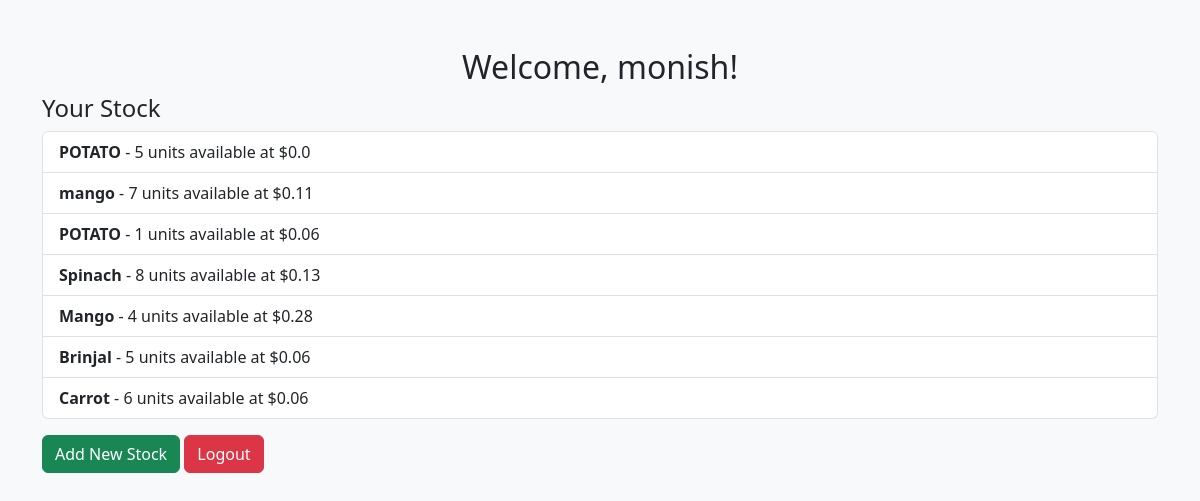
The page /dashboard (signed in) on the database its author committed.
### app.py (models this page shows)
class User(UserMixin, db.Model):
    id = db.Column(db.Integer, primary_key=True)
    username = db.Column(db.String(150), nullable=False, unique=True)
    email = db.Column(db.String(150), nullable=False, unique=True)
    password = db.Column(db.String(256), nullable=False)
    is_farmer = db.Column(db.Boolean, default=False)  # Identifies farmers vs. consumers

class Stock(db.Model):
    id = db.Column(db.Integer, primary_key=True)
    product_name = db.Column(db.String(100), nullable=False)
    quantity = db.Column(db.Integer, nullable=False)
    price = db.Column(db.Float, nullable=False)
    farmer_id = db.Column(db.Integer, db.ForeignKey('user.id'), nullable=False)

### app.py (the view)
@app.route('/dashboard')
@login_required
def dashboard():
    if current_user.is_farmer:
        stocks = Stock.query.filter_by(farmer_id=current_user.id).all()
        return render_template('dashboard_farmer.html', user=current_user, stocks=stocks)
    else:
        stocks = Stock.query.all()
        return render_template('dashboard_consumer.html', user=current_user, stocks=stocks)

### app.py (called while the page is built)
@login_manager.user_loader
def load_user(user_id):
    return User.query.get(int(user_id))

### templates/dashboard_farmer.html (shortened to what this page needs)
<!DOCTYPE html>
<html lang="en">
<head>
    <link rel="stylesheet" href="https://cdn.jsdelivr.net/npm/bootstrap@5.3.0/dist/css/bootstrap.min.css">
</head>
<body class="bg-light">
    <div class="container mt-5">
        <h2 class="text-center">Welcome, {{ user.username }}!</h2>
        <h4>Your Stock</h4>
        <ul class="list-group">
            {% for stock in stocks %}
                <li class="list-group-item">
                    <strong>{{ stock.product_name }}</strong> - {{ stock.quantity }} units available at ${{ stock.price }}
                </li>
            {% endfor %}
        </ul>
        <a href="/add_stock" class="btn btn-success mt-3">Add New Stock</a>
        <a href="/logout" class="btn btn-danger mt-3">Logout</a>
    </div>
</body>
</html>

### rows shown on the page
User: username "monish"
Stock: product_name "POTATO", quantity "5", price "0.0"
Stock: product_name "mango", quantity "7", price "0.11"
Stock: product_name "POTATO", quantity "1", price "0.06"
Stock: product_name "Spinach", quantity "8", price "0.13"
Stock: product_name "Mango", quantity "4", price "0.28"
Stock: product_name "Brinjal", quantity "5", price "0.06"
Stock: product_name "Carrot", quantity "6", price "0.06"
